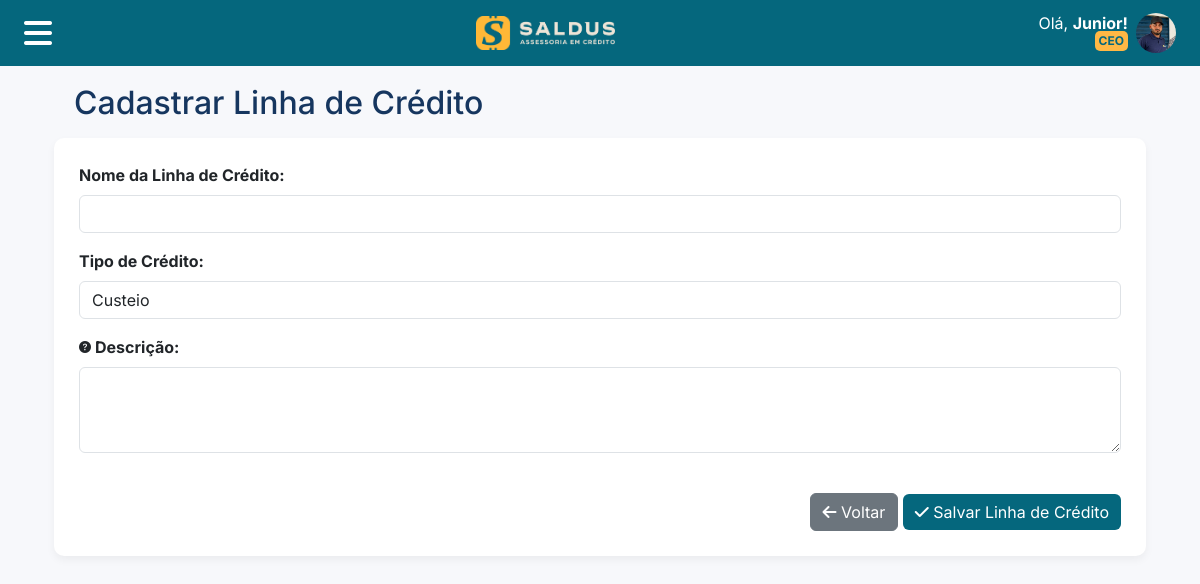
Page /projects/credit-line-add/ (signed in) on the committed database.
### enterprises/models.py (models this page shows, shortened)
class Enterprise(models.Model):
    name = models.CharField(max_length=255)
    cnpj_or_cpf = models.CharField(max_length=18)
    subdomain = models.CharField(
        max_length=63,
        unique=True,
        validators=[validate_subdomain],
        help_text='Subdomínio único para acesso (ex: saldus.nexiun.com.br)',
        verbose_name='Subdomínio'
    )
    logo_light = models.ImageField(
        upload_to=enterprise_directory_path,
        blank=True,
        default='icons/logo.svg',
        null=True,
        verbose_name='Logo Claro',
        help_text='Logo para usar em fundos claros'
    )
    logo_dark = models.ImageField(
        upload_to=enterprise_directory_path,
        blank=True,
        default='icons/logo_white.svg',
        null=True,
        verbose_name='Logo Escuro',
        help_text='Logo para usar em fundos escuros'
    )
    favicon = models.ImageField(
        upload_to=enterprise_directory_path,
        blank=True,
        default='icons/favicon.svg',
        null=True,
        verbose_name='Favicon',
        help_text='Ícone que aparece na aba do navegador (formato .ico, .png ou .svg)'
    )
    primary_color = models.CharField(max_length=7, default='#05677D')
    secondary_color = models.CharField(max_length=7, default='#FFB845')
    text_icons_color = models.CharField(max_length=7, default='#FFFFFF')
    def get_full_domain(self):
        return f"{self.subdomain}.nexiun.com.br"
    def get_absolute_url(self):
        from django.conf import settings
        if settings.DEBUG:
            return f"http://{self.subdomain}.nexiun.local:8000"
        else:
            return f"https://{self.get_full_domain()}"
    def get_logo_url(self, theme='light'):
        from django.templatetags.static import static
        logo_field = self.logo_light if theme == 'light' else self.logo_dark
        default_logo = 'icons/logo.svg' if theme == 'light' else 'icons/logo_white.svg'
        if not logo_field:
            return static(default_logo)
        if str(logo_field) in ['icons/logo.svg', 'icons/logo_white.svg', 'icons/favicon.svg']:
            return static(str(logo_field))
        else:
            return logo_field.url
    def get_logo_dark_url(self):
        return self.get_logo_url('dark')
    def get_favicon_url(self):
        from django.templatetags.static import static
        if not self.favicon:
            return static('icons/favicon.svg')
        if str(self.favicon) in ['icons/logo_white.svg', 'icons/favicon.svg']:
            return static(str(self.favicon))
        else:
            return self.favicon.url

### users/models.py (models this page shows, shortened)
class User(AbstractBaseUser, PermissionsMixin):
    THEME_CHOICES = [
        ('light', 'Tema Claro'),
        ('dark', 'Tema Escuro'),
        ('auto', 'Automático (Sistema)'),
    ]
    name = models.CharField(max_length=255)
    email = models.EmailField(unique=True, null=True)
    cpf = models.CharField(max_length=14, unique=True, null=True)
    phone = models.CharField(max_length=20, null=True)
    theme_preference = models.CharField(
        max_length=10,
        choices=THEME_CHOICES,
        default='light',
        verbose_name='Preferência de Tema',
        help_text='Escolha o tema de aparência do sistema'
    )
    roles = models.ManyToManyField(
        Role,
        blank=True,
        related_name="users",
        verbose_name="Cargos",
        help_text="Cargos atribuídos ao usuário"
    )
    custom_permissions = models.ManyToManyField(
        Permission,
        blank=True,
        related_name="users_with_custom_permission",
        verbose_name="Permissões Customizadas",
        help_text="Permissões específicas além das do cargo"
    )
    date_of_birth = models.DateField(null=True, blank=True, verbose_name="Data de Nascimento")
    profile_image = models.ImageField(upload_to=user_directory_path, blank=True, null=True)
    enterprise = models.ForeignKey(Enterprise, on_delete=models.SET_NULL, null=True, blank=True)
    unit = models.ForeignKey(Unit, on_delete=models.SET_NULL, null=True, blank=True)
    is_active = models.BooleanField(default=True)
    is_staff = models.BooleanField(default=False)
    objects = CustomUserManager()
    USERNAME_FIELD = 'email'
    REQUIRED_FIELDS = ['name']
    def has_perm(self, perm, obj=None):
        if super().has_perm(perm, obj):
            return True
        if not self.is_active:
            return False
        for role in self.roles.filter(is_active=True):
            for permission in role.permissions.all():
                if f"{permission.content_type.app_label}.{permission.codename}" == perm:
                    return True
        for permission in self.custom_permissions.all():
            if f"{permission.content_type.app_label}.{permission.codename}" == perm:
                return True
        return False

class Role(models.Model):
    name = models.CharField(max_length=100, unique=True, verbose_name="Nome")
    code = models.CharField(max_length=50, unique=True, verbose_name="Código")
    description = models.TextField(blank=True, verbose_name="Descrição")
    is_active = models.BooleanField(default=True, verbose_name="Ativo")
    permissions = models.ManyToManyField(
        Permission,
        blank=True,
        verbose_name="Permissões",
        help_text="Permissões padrão deste cargo"
    )
    created_at = models.DateTimeField(auto_now_add=True)
    updated_at = models.DateTimeField(auto_now=True)
    class Meta:
        verbose_name = "Cargo"
        verbose_name_plural = "Cargos"
        ordering = ['name']

### projects/views.py (the view, shortened to what this page needs)
# urls.py: path('credit-line-add/', views.add_credit_line_view, name='credit_line_add'),
@login_required
def add_credit_line_view(request):
    if not request.user.has_perm('users.add_credit_lines'):
        messages.error(request, 'Você não tem permissão para adicionar linhas de crédito.')
        return redirect('home')
    context = {
        'type_choices': TYPE_CHOICES
    }
    return render(request, 'projects/add_credit_line.html', context)

### projects/templates/projects/add_credit_line.html (shortened to what this page needs)
{% extends "base/base.html" %}
{% load static %}
{% block content %}
<div class="container">
    <div class="row align-items-center ms-2 me-3 mb-3 mt-3 justify-content-between">
        <div class="col-auto">
            <h2 class="text-color-primary m-0">Cadastrar Linha de Crédito</h2>
        </div>
    </div>
    <div class="container-style">
        <form method="post" class="needs-validation" novalidate>
            <div class="row">
                <div class="col-12 mb-3">
                    <label for="name" class="form-label fw-bold d-flex align-items-center">Nome da Linha de Crédito:</label>
                    <input type="text"
                           name="name"
                           id="name"
                           class="form-control"
                           required>
                </div>
            </div>
            <div class="row">
                <div class="col-12 mb-3">
                    <label for="type_credit" class="form-label fw-bold d-flex align-items-center">Tipo de Crédito:</label>
                    <select name="type_credit"
                            id="type_credit"
                            class="form-control"
                            required>
                        {% for value, label in type_choices %}
                            <option value="{{ value }}" {% if credit_line.type_credit == value %}selected{% endif %}>
                                {{ label }}
                            </option>
                        {% endfor %}
                    </select>
                </div>
            </div>
            <div class="row">
                <div class="col-12 mb-3">
                    <label for="description" class="form-label fw-bold d-flex align-items-center">
                        <i class="bi bi-question-circle-fill me-1 small"
                           style="font-size: 12px;"
                           data-bs-toggle="tooltip"
                           data-bs-placement="top"
                           title="Descrição ou informações adicionais sobre a linha de crédito"
                           data-bs-custom-class="custom-tooltip">
                        </i>Descrição:</label>
                    <textarea name="description"
                              id="description"
                              class="form-control"
                              rows="3"></textarea>
                </div>
            </div>
            <div class="row mt-4">
                <div class="col-12 text-end">
                    <a href="{% url 'credit_line_list' %}" class="btn btn-secondary">
                        <i class="fa-solid fa-arrow-left"></i> Voltar
                    </a>
                    <button type="submit" class="btn btn-primary" style="background-color: {{ enterprise.primary_color }}; border: none;">
                        <i class="fa-solid fa-check"></i> Salvar Linha de Crédito
                    </button>
                </div>
            </div>
        </form>
    </div>
</div>
{% endblock %}

### templates/base/base.html (shortened to what this page needs)
{% load static %}
{% load permission_tags %}
<!DOCTYPE html>
<html lang="pt-br">
<head>
    <link href="https://cdn.jsdelivr.net/npm/bootstrap@5.3.3/dist/css/bootstrap.min.css" rel="stylesheet">
    <link rel="stylesheet" href="https://cdn.jsdelivr.net/npm/bootstrap-icons@1.11.3/font/bootstrap-icons.min.css">
    <link rel="stylesheet" href="https://cdnjs.cloudflare.com/ajax/libs/font-awesome/6.7.2/css/all.min.css">
</head>
<body>
    <nav class="navbar navbar-custom fixed-top">
        <div class="navbar-container">
            <div class="row w-100 g-0">
                <div class="col-auto d-flex align-items-center ">
                    <button type="button" data-bs-toggle="offcanvas" data-bs-target="#offcanvasNavbar" aria-controls="offcanvasNavbar" aria-label="Toggle navigation" class="btn m-0 menu-toggle-btn">
                        <i class="fa-solid fa-bars" style="font-size: 2rem; color: white; padding: 0;"></i>
                    </button>
                </div>
                <div class="col d-flex align-items-center justify-content-center">
                    <a class="navbar-brand m-0 d-flex align-items-center" href="/">
                        {% if enterprise %}
                            <img src="{{ enterprise.get_logo_dark_url }}" alt="Logo" class="d-block" style="height: 50px;">
                        {% else %}
                            <img src="{% static 'icons/logo_white.svg' %}" alt="Logo Padrão" class="d-block" style="height: 50px;">
                        {% endif %}
                    </a>
                </div>
                <div class="col-auto d-flex align-items-center me-2">
                    <div class="ms-2 text-end p-0 me-2" style="line-height: 1;">
                        <p class="text_icons_color m-0 p-0">Olá, <span class="fw-bold">{{ first_name }}!</span></p>
                        <span class="badge badge-style-group-user m-0 p-1">{{ user.roles.first.name|default:"Usuário" }}</span>
                    </div>
                    <img src="{% if user.profile_image %}{{ user.profile_image.url }}{% else %}{% static 'images/user_default_icon.svg' %}{% endif %}" alt="Usuário" class="rounded-circle" style="height: 40px; width: 40px;">
                </div>
            </div>
        </div>
    </nav>
    <main class="container espacing-title">
        {% block content %}{% endblock %}
    </main>
</body>
</html>

### rows in the picture
Enterprise: get_logo_dark_url (picture)
User: roles.first.name "CEO", profile_image (picture)

### other values in the picture
{{ first_name }} "Junior"
form field type_credit "Custeio"
